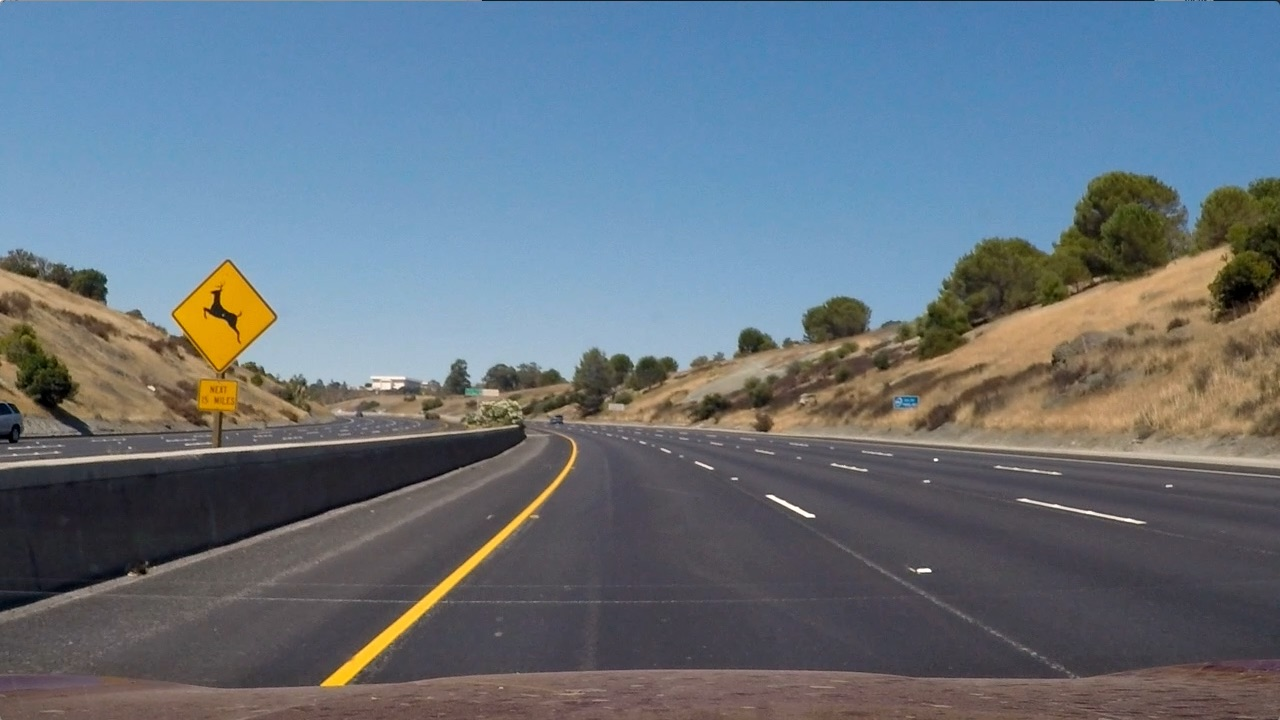
#> input picture traditional_lane_detection_approach/test_images2/test2.jpg, 1280 x 720 px; its folder holds 5 pictures in this run
$ jupyter execute --allow-errors Traditional_lane_detection.ipynb   (shell and % lines are left out)   (Python 2 division)   (older library calls are emulated)
#> lines starting #> are read from the running program, lines starting #| are printed output that depends on the picture; after the words box and inside, x2 and y2 are one past the last pixel; in counts of white or black regions, pixels touching at a corner belong together
The goals / steps of this project are the following:

* Compute the camera calibration matrix and distortion coefficients given a set of chessboard images.
* Apply a distortion correction to raw images.
* Use color transforms, gradients, etc., to create a thresholded binary image.
* Apply a perspective transform to rectify binary image ("birds-eye view").
* Detect lane pixels and fit to find the lane boundary.
* Determine the curvature of the lane and vehicle position with respect to center.
* Warp the detected lane boundaries back onto the original image.
* Output visual display of the lane boundaries and numerical estimation of lane curvature and vehicle position.

[cell 1]
import numpy as np
import cv2
import glob
import matplotlib.pyplot as plt
import pickle
import matplotlib.image as mpimg

from IPython.display import HTML

[cell 2]
import os
os.listdir("test_images2/")

[cell 3]
# Define all the important functions

def grayscale(img):
    return cv2.cvtColor(img, cv2.COLOR_BGR2GRAY)
    # Or use RGB2GRAY if you read an image with mpimg

def gaussian_blur(img, kernel_size):
    """Applies a Gaussian Noise kernel"""
    return cv2.GaussianBlur(img, (kernel_size, kernel_size), 0)


def x_thresh(img, sobel_kernel=3, thresh=(0, 255)):
    gray = grayscale(img)
    # Take only Sobel x
    sobelx = cv2.Sobel(gray, cv2.CV_64F, 1, 0, ksize=sobel_kernel)
    #Calculate the absolute value of the x derivative:
    abs_sobelx = np.absolute(sobelx)
    #Convert the absolute value image to 8-bit:
    scaled_sobel = np.uint8(255*abs_sobelx/np.max(abs_sobelx))
    #Create binary image using thresholding
    sxbinary = np.zeros_like(scaled_sobel)
    sxbinary[(scaled_sobel >= thresh[0]) & (scaled_sobel <= thresh[1])] = 1
    return sxbinary

def mag_thresh(img, sobel_kernel=3, thresh=(0, 255)):
    # Convert to grayscale
    gray = grayscale(img)
    # Take both Sobel x and y gradients
    sobelx = cv2.Sobel(gray, cv2.CV_64F, 1, 0, ksize=sobel_kernel)
    sobely = cv2.Sobel(gray, cv2.CV_64F, 0, 1, ksize=sobel_kernel)
    # Calculate the gradient magnitude
    gradmag = np.sqrt(sobelx**2 + sobely**2)
    # Rescale to 8 bit
    scale_factor = np.max(gradmag)/255
    gradmag = (gradmag/scale_factor).astype(np.uint8)
    # Create a binary image of ones where threshold is met, zeros otherwise
    binary_output = np.zeros_like(gradmag)
    binary_output[(gradmag >= thresh[0]) & (gradmag <= thresh[1])] = 1

    # Return the binary image
    return binary_output

def dir_threshold(img, sobel_kernel=3, thresh=(0, np.pi/2)):

    gray = grayscale(img)
    # Take both Sobel x and y gradients
    sobelx = cv2.Sobel(gray, cv2.CV_64F, 1, 0, ksize=sobel_kernel)
    sobely = cv2.Sobel(gray, cv2.CV_64F, 0, 1, ksize=sobel_kernel)
    # Calculate the gradient magnitude
    abs_sobelx = np.absolute(sobelx)
    abs_sobely = np.absolute(sobely)

    dir_grad = np.arctan2(abs_sobely, abs_sobelx)

    binary_output = np.zeros_like(dir_grad)
    binary_output[(dir_grad >= thresh[0]) & (dir_grad <= thresh[1])] = 1

    return binary_output

# [8 lines left out: function hsv_select, not called in this run]

def hls_select(img, thresh=(0, 255)):
    hls = cv2.cvtColor(img, cv2.COLOR_RGB2HLS)

    s = hls[:,:,2]
    s_binary = np.zeros_like(s)
    s_binary[(s > thresh[0]) & (s <= thresh[1])] = 1
    return s_binary

def warp(img):
    img_size = (img.shape[1], img.shape[0])

    src = np.float32([[800,510],[1150,700],[270,700],[510,510]])
    dst = np.float32([[650,470],[640,700],[270,700],[270,510]])

    M = cv2.getPerspectiveTransform(src, dst)

    #inverse
    Minv = cv2.getPerspectiveTransform(dst, src)

    #create a warped image
    warped = cv2.warpPerspective(img, M, img_size, flags=cv2.INTER_LINEAR)

    unpersp = cv2.warpPerspective(warped, Minv, img_size, flags=cv2.INTER_LINEAR)

    return warped, unpersp, Minv

# Function for saving images to an output folder
def create_pathname(infile, ext):
    temp1 = os.path.split(infile)[-1]
    temp2 = os.path.splitext(temp1)[0] + ext
    outfile = os.path.join("output1/", temp2)
    return outfile

[cell 4]
# Define a function for creating lane lines
def lane_detector(image, video_mode = False):
    #read image
    if video_mode == False:
        image = cv2.imread(image)


    # Define a kernel size and apply Gaussian smoothing
    apply_blur = True
    if apply_blur:
        kernel_size = 5
        image = gaussian_blur(image, kernel_size)

    # Define parameters for gradient thresholding
    sxbinary = x_thresh(image, sobel_kernel=3, thresh = (22,100))
    mag_binary = mag_thresh(image, sobel_kernel=3, thresh=(40, 100))
    dir_binary = dir_threshold(image, sobel_kernel=15, thresh=(0.7, 1.3))

    # Define parameters for color thresholding
    s_binary = hls_select(image, thresh=(90, 255))

    #You can combine various thresholding operations

    # Stack each channel to view their individual contributions in green and blue respectively
    # This returns a stack of the two binary images, whose components you can see as different colors
    color_binary = np.dstack(( np.zeros_like(sxbinary), sxbinary, s_binary))

    # Combine the two binary thresholds
    combined_binary1 = np.zeros_like(sxbinary)
    combined_binary1[(s_binary == 1) | (sxbinary == 1)] = 1

    combined_binary2 = np.zeros_like(sxbinary)
    combined_binary2[(s_binary == 1) | (sxbinary == 1)| (mag_binary == 1)] = 1

    # Apply perspective transform
    # Define points
    warped_im, _ , Minv = warp(combined_binary1)

    return  sxbinary, s_binary, combined_binary1, warped_im, Minv

[cell 5]
# On test image 3 first
image= 'test_images2/test2.jpg'
orig_img = cv2.imread(image)
#> orig_img is the input picture: shape (720, 1280, 3); mean B, G, R 125.5, 114.6, 102.8
sxbinary, s_binary, combined_binary1, warped_im, Minv = lane_detector(image)
#> in lane_detector, `sxbinary = x_thresh(image, sobel_kernel=3, thresh = (22,100))`:
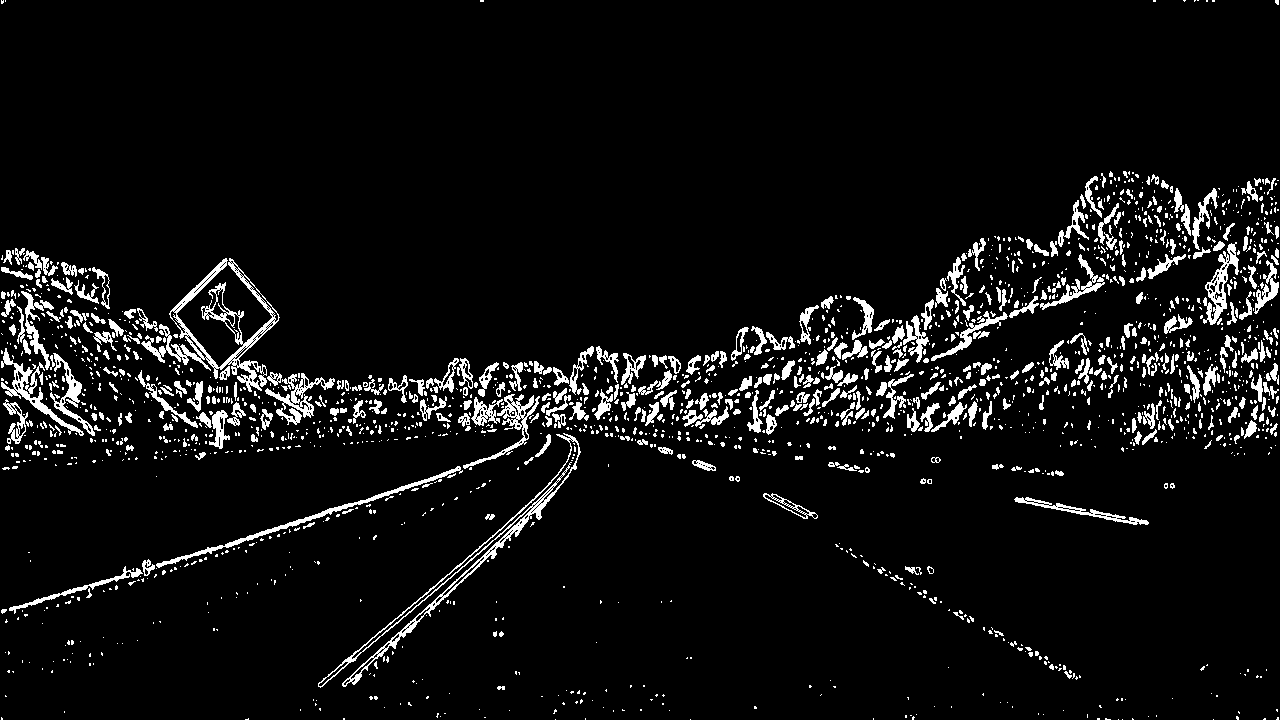
#> sxbinary: shape (720, 1280); values 0 (black) and 1 (white), 6.3% white; 2042 white regions (1570 under 20 px), largest, box (x1, y1, x2, y2) and area: (141, 258, 280, 392) 3346, (318, 433, 581, 688) 2775, (156, 466, 463, 568) 1293
#> in mag_thresh, `scale_factor = np.max(gradmag)/255`: scale_factor = 1.76
#> Minv = [[0.351, -0.803, 499.1], [0.0451, -0.54, 447.4], [6.45e-05, -0.00129, 1]]

 #Plots
plt.figure(figsize=(10,10))
#> (this line was passed over: IPython is not available in this run)
#> (the rest of this cell did not finish here and is left out)

[cell 6]
# On test image 3 first
image= 'test_images/735_cam-image_array_.jpg'
orig_img = cv2.imread(image)
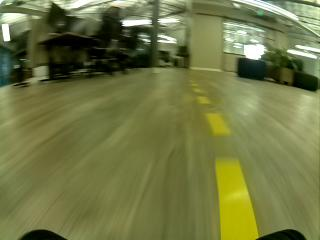
#> input picture traditional_lane_detection_approach/test_images/735_cam-image_array_.jpg, 320 x 240 px
#> orig_img is the input picture: shape (240, 320, 3); mean B, G, R 68.4, 118.9, 113
sxbinary, s_binary, combined_binary1, warped_im, Minv = lane_detector(image)
#> call 2 of mag_thresh, with sobel_kernel = 3, thresh = (40, 100)
#> in mag_thresh (call 2), `gradmag = np.sqrt(sobelx**2 + sobely**2)`:
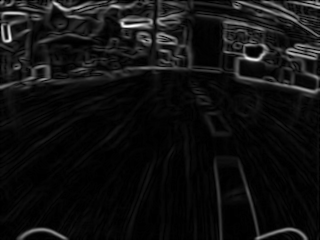
#> gradmag: shape (240, 320) float64; min 0, max 510, mean 34.7; drawn with min black and max white
#> in mag_thresh (call 2), `scale_factor = np.max(gradmag)/255`: scale_factor = 2
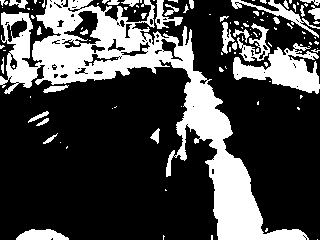
#> combined_binary1: shape (240, 320); values 0 (black) and 1 (white), 27.7% white; 108 white regions (76 under 20 px), largest, box (x1, y1, x2, y2) and area: (0, 0, 309, 240) 15453, (233, 43, 320, 94) 2145, (231, 0, 320, 38) 564

 #Plots
plt.figure(figsize=(10,10))
#> (this line was passed over: IPython is not available in this run)
#> (the rest of this cell did not finish here and is left out)

[cell 7]
# On test image 3 first
image= 'test_images2/test2.jpg'
orig_img = cv2.imread(image)
sxbinary, s_binary, combined_binary1, warped_im, Minv = lane_detector(image)

 #Plots
plt.figure(figsize=(10,10))
#> (this line was passed over: IPython is not available in this run)
#> (the rest of this cell did not finish here and is left out)

[cell 8]
# On test image 3 first
image= 'test_images/735_cam-image_array_.jpg'
orig_img = cv2.imread(image)
sxbinary, s_binary, combined_binary1, warped_im, Minv = lane_detector(image)

 #Plots
plt.figure(figsize=(10,10))
#> (this line was passed over: IPython is not available in this run)
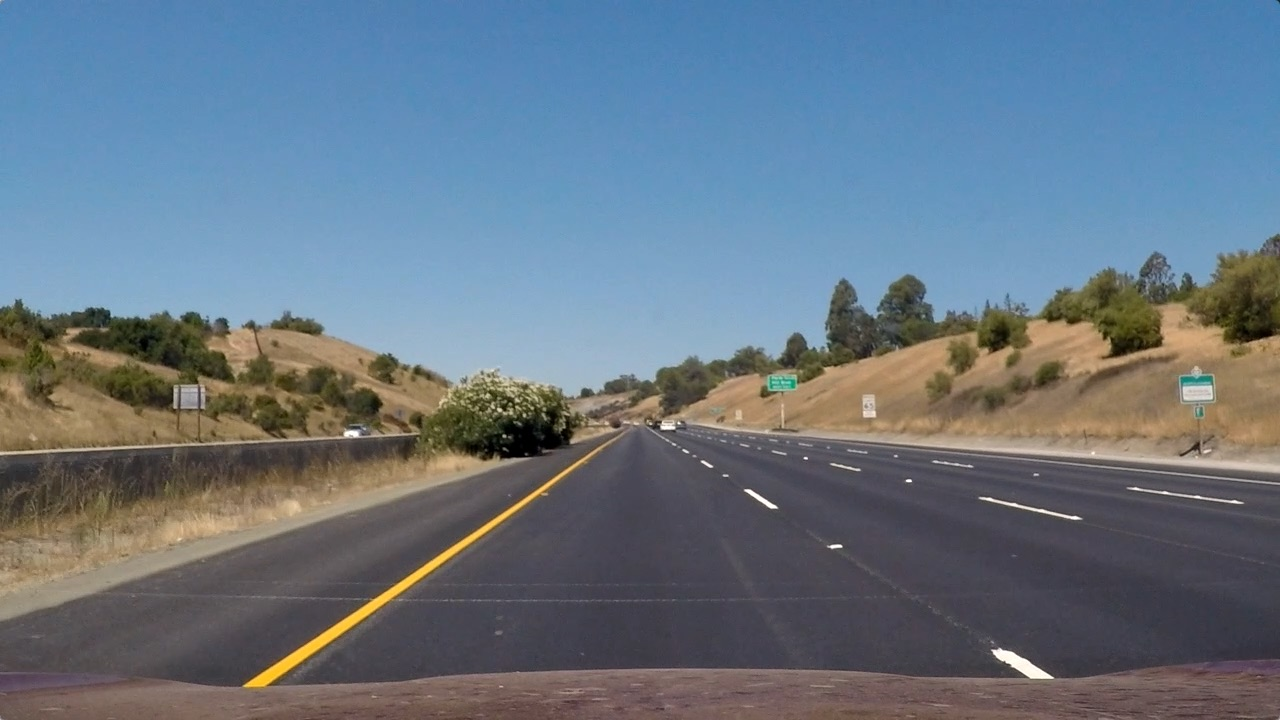
#> input picture traditional_lane_detection_approach/test_images2/straight_lines1.jpg, 1280 x 720 px
#> further down, orig_image is the input picture: shape (720, 1280, 3); mean B, G, R 131.2, 117.7, 103.2
#> (the rest of this cell did not finish here and is left out)

[cell 9]
#  Test on test images and then save them to the test_images directory.
import glob
new_path = os.path.join("test_images2/","*.jpg")
#> (the rest of this cell did not finish here and is left out)


    # Save original image
    outfile = create_pathname(infile, "_original.jpg")
    cv2.imwrite(outfile, orig_image)

    #Save gradient thresholding
    sxbinary_disp = sxbinary*255
    outfile = create_pathname(infile, "_sxbinary.jpg")
    cv2.imwrite(outfile, sxbinary_disp)

    # Save color thresholding
    s_binary_disp = s_binary*255
    outfile = create_pathname(infile, "_sbinary.jpg")
    cv2.imwrite(outfile, s_binary_disp)

    # Save gradient and color thresholding
    combined_binary1_disp = combined_binary1*255
    outfile = create_pathname(infile, "_combined_binary1.jpg")
    cv2.imwrite(outfile, combined_binary1_disp)

    # Save gradient thresholding
    warped_im_disp = warped_im*255
    outfile = create_pathname(infile, "_warped.jpg")
    cv2.imwrite(outfile, warped_im_disp)

    #Plots
    plt.figure(figsize=(10,10))
    fig = plt.figure()
    a=fig.add_subplot(2,2,1)
    plt.imshow(orig_image)
    a.set_title('original_image')

    a=fig.add_subplot(2,2,2)
    plt.imshow(sxbinary, cmap = 'Greys_r')
    a.set_title('X-thresholding')

    a=fig.add_subplot(2,2,3)
    plt.imshow(combined_binary1, cmap = 'Greys_r')
    a.set_title('Gradient and Color Thresholding')

    a=fig.add_subplot(2,2,4)
    plt.imshow(warped_im, cmap = 'Greys_r')
    a.set_title('Warped Image')

[cell 10]
#  Test on test images and then save them to the test_images directory.
import glob
new_path = os.path.join("test_images/","*.jpg")
#> (the rest of this cell did not finish here and is left out)


    # Save original image
    outfile = create_pathname(infile, "_original.jpg")
    cv2.imwrite(outfile, orig_image)

    #Save gradient thresholding
    sxbinary_disp = sxbinary*255
    outfile = create_pathname(infile, "_sxbinary.jpg")
    cv2.imwrite(outfile, sxbinary_disp)

    # Save color thresholding
    s_binary_disp = s_binary*255
    outfile = create_pathname(infile, "_sbinary.jpg")
    cv2.imwrite(outfile, s_binary_disp)

    # Save gradient and color thresholding
    combined_binary1_disp = combined_binary1*255
    outfile = create_pathname(infile, "_combined_binary1.jpg")
    cv2.imwrite(outfile, combined_binary1_disp)

    # Save gradient thresholding
    warped_im_disp = warped_im*255
    outfile = create_pathname(infile, "_warped.jpg")
    cv2.imwrite(outfile, warped_im_disp)

    #Plots
    plt.figure(figsize=(10,10))
    fig = plt.figure()
    a=fig.add_subplot(2,2,1)
    plt.imshow(orig_image)
    a.set_title('original_image')

    a=fig.add_subplot(2,2,2)
    plt.imshow(sxbinary, cmap = 'Greys_r')
    a.set_title('X-thresholding')

    a=fig.add_subplot(2,2,3)
    plt.imshow(combined_binary1, cmap = 'Greys_r')
    a.set_title('Gradient and Color Thresholding')

    a=fig.add_subplot(2,2,4)
    plt.imshow(warped_im, cmap = 'Greys_r')
    a.set_title('Warped Image')

[cell 11]
# Functions for drawing lines
def fit_lines(img, plot = True):

    binary_warped = img.copy()
    # Assuming you have created a warped binary image called "binary_warped"
    # Take a histogram of the bottom half of the image
    histogram = np.sum(binary_warped[binary_warped.shape[0]/2:,:], axis=0)
    # Create an output image to draw on and  visualize the result
    out_img = np.dstack((binary_warped, binary_warped, binary_warped))*255
    # Find the peak of the left and right halves of the histogram
    # These will be the starting point for the left and right lines
    #Make this more robust
    midpoint = np.int(histogram.shape[0]/4) # lanes aren't always centered in the image
    leftx_base = np.argmax(histogram[150:midpoint]) + 150 #Left lane shouldn't be searched from zero
    rightx_base = np.argmax(histogram[midpoint: midpoint+500]) + midpoint

    # Choose the number of sliding windows
    nwindows = 9
    # Set height of windows
    window_height = np.int(binary_warped.shape[0]/nwindows)
    # Identify the x and y positions of all nonzero pixels in the image
    nonzero = binary_warped.nonzero()
    nonzeroy = np.array(nonzero[0])
    nonzerox = np.array(nonzero[1])
    # Current positions to be updated for each window
    leftx_current = leftx_base
    rightx_current = rightx_base
    # Set the width of the windows +/- margin
    margin = 80
    # Set minimum number of pixels found to recenter window
    minpix = 70
    # Create empty lists to receive left and right lane pixel indices
    left_lane_inds = []
    right_lane_inds = []

    # Step through the windows one by one
    for window in range(nwindows):
        # Identify window boundaries in x and y (and right and left)
        win_y_low = binary_warped.shape[0] - (window+1)*window_height
        win_y_high = binary_warped.shape[0] - window*window_height
        win_xleft_low = leftx_current - margin
        win_xleft_high = leftx_current + margin
        win_xright_low = rightx_current - margin
        win_xright_high = rightx_current + margin
        # Draw the windows on the visualization image
        cv2.rectangle(out_img,(win_xleft_low,win_y_low),(win_xleft_high,win_y_high),(0,255,0), 2)
        cv2.rectangle(out_img,(win_xright_low,win_y_low),(win_xright_high,win_y_high),(0,255,0), 2)
        # Identify the nonzero pixels in x and y within the window
        good_left_inds = ((nonzeroy >= win_y_low) & (nonzeroy < win_y_high) & (nonzerox >= win_xleft_low) & (nonzerox < win_xleft_high)).nonzero()[0]
        good_right_inds = ((nonzeroy >= win_y_low) & (nonzeroy < win_y_high) & (nonzerox >= win_xright_low) & (nonzerox < win_xright_high)).nonzero()[0]
        # Append these indices to the lists
        left_lane_inds.append(good_left_inds)
        right_lane_inds.append(good_right_inds)
        # If you found > minpix pixels, recenter next window on their mean position
        if len(good_left_inds) > minpix:
            leftx_current = np.int(np.mean(nonzerox[good_left_inds]))
        if len(good_right_inds) > minpix:
            rightx_current = np.int(np.mean(nonzerox[good_right_inds]))

    # Concatenate the arrays of indices
    left_lane_inds = np.concatenate(left_lane_inds)
    right_lane_inds = np.concatenate(right_lane_inds)

    # Extract left and right line pixel positions
    leftx = nonzerox[left_lane_inds]
    lefty = nonzeroy[left_lane_inds]
    rightx = nonzerox[right_lane_inds]
    righty = nonzeroy[right_lane_inds]

    # Fit a second order polynomial to each
    left_fit = np.polyfit(lefty, leftx, 2)
    right_fit = np.polyfit(righty, rightx, 2)

       # Generate x and y values for plotting
    ploty = np.linspace(0, binary_warped.shape[0]-1, binary_warped.shape[0] )
    left_fitx = left_fit[0]*ploty**2 + left_fit[1]*ploty + left_fit[2]
    right_fitx = right_fit[0]*ploty**2 + right_fit[1]*ploty + right_fit[2]

    out_img[nonzeroy[left_lane_inds], nonzerox[left_lane_inds]] = [255, 0, 0]
    out_img[nonzeroy[right_lane_inds], nonzerox[right_lane_inds]] = [0, 0, 255]

    if plot == True:
        plt.figure(figsize=(10,10))
        fig = plt.figure()

        plt.imshow(out_img)
        plt.plot(left_fitx, ploty, color='yellow')
        plt.plot(right_fitx, ploty, color='yellow')
        plt.xlim(0, 1280)
        plt.ylim(720, 0)

    return left_fit, right_fit, out_img

[cell 12]
# [66 lines left out: function fit_continuous, not called in this run]

[cell 13]
#Calculate Curvature
# [36 lines left out: function curvature, not called in this run]

[cell 14]
# On test image 3 first
image= 'test_images/735_cam-image_array_.jpg'
orig_img = cv2.imread(image)
sxbinary, s_binary, combined_binary1, warped_im, Minv = lane_detector(image)
#> (the rest of this cell did not finish here and is left out)

#> in fit_lines, `histogram = np.sum(binary_warped[binary_warped.shape[0]/2:,:], axis=0)`: histogram = 320 values from 0 to 0

[cell 15]
# On test image 3 first
image= 'test_images2/test2.jpg'
orig_img = cv2.imread(image)
sxbinary, s_binary, combined_binary1, warped_im, Minv = lane_detector(image)
left_fit, right_fit, out_img = fit_lines(warped_im)
#> the loop in fit_lines (call 2), `for window in range(nwindows):` made 9 passes
#> (win_xleft_low, win_xleft_high, win_xright_low, win_xright_high, leftx_current, rightx_current) on passes 1 to 4: (205, 365, 568, 728, 289, 624), (209, 369, 544, 704, 290, 628), (210, 370, 548, 708, 290, 644), (210, 370, 564, 724, 290, 647)
